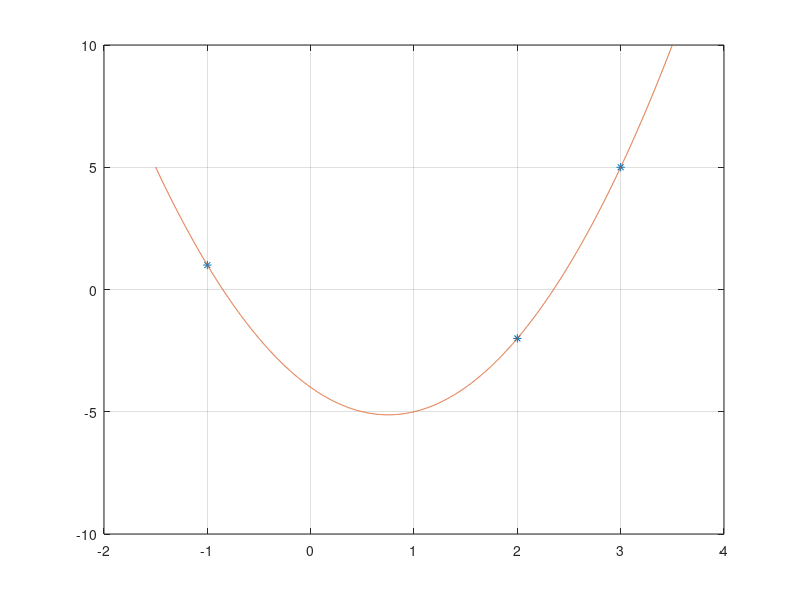

MATLAB code to generate this figure:
function interpolacionLagrange2
  clc;
  xn=input("Ingrese el vector con las xi: ")
  
  yn=input("Ingrese el vector con las yi: ")
  xn=[-1 2 3];
  yn=[1 -2 5];
  N=length(xn);
  Nyn=length(yn);
  
  if N!=Nyn
    display("xi debe contener la misma cantidad de valores que yi")
    return
  endif

  solu=ones(1,N);
  resp=1; 
  q=1;
  for i=1:N %iteraciion (k)
    q=ones(1,2);
    aux=1;
    for j=1:N %para armar el polinomio
      if i!=j
        
          q(aux,:)=poly([xn(j)])/((xn(i)-xn(j)));
          aux=aux+1;
      endif
    endfor

    q
    
    for m=1:N-1
      resp=conv(resp,q(m,:));
    endfor
    solu(i,:)=[resp*yn(i)]
    display("fin iteracion")
    resp=1;
    
  endfor
  
  polinomio=zeros(1,N);
    var=0;
    for i=1:N
      for j=1:N
        polinomio(1,i)=polinomio(1,i)+solu(j,i);
      endfor
    endfor
    
    polinomio
    
    polsol=polyout(polinomio,'x')
    
    x=min(xn)-0.5:0.001:max(xn)+0.5;
    y=polyval(polinomio,x);
    plot(xn,yn,'*',x,y),grid on
endfunction
